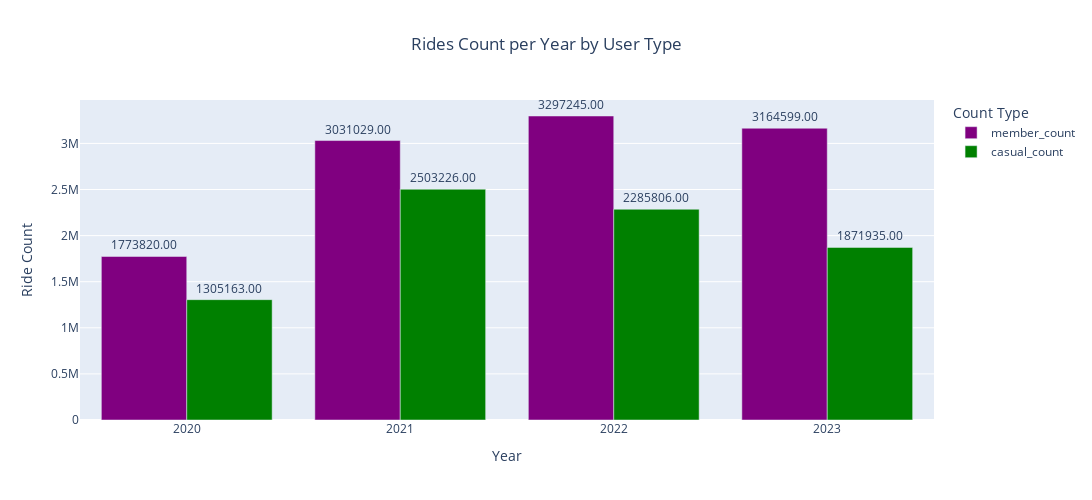

Source (notebook cell):
### Code cell
# Reset index to access 'start_year' as a column
rides_per_year.reset_index(inplace=True)

# Create a bar chart using Plotly Express
fig = px.bar(rides_per_year, x='start_year', y=['member_count', 'casual_count'],
             labels={'start_year': 'Year', 'value': 'Count', 'variable': 'Count Type'},
             title='Rides Count per Year by User Type',
             barmode='group',
             color_discrete_map={'casual_count': 'green', 'member_count': 'purple'})

# Add data labels using update_traces()
fig.update_traces(texttemplate='%{y:.2f}', textposition='outside')

fig.update_layout(xaxis_title='Year', yaxis_title='Ride Count',
                  height=500, width=1400,
                  title=dict(text='Rides Count per Year by User Type', x=0.5))  # Set title alignment to center (x=0.5)

# Show the chart
fig.show()

### Figure 1 — Plotly figure (JSON) as saved in the notebook; plotly's stock layout.template omitted (floating-point values rounded to 4 significant figures)
{"data": [{"alignmentgroup": "True", "hovertemplate": "Count Type=member_count<br>Year=%{x}<br>Count=%{y}<extra></extra>", "legendgroup": "member_count", "marker": {"color": "purple", "pattern": {"shape": ""}}, "name": "member_count", "offsetgroup": "member_count", "orientation": "v", "showlegend": true, "textposition": "outside", "texttemplate": "%{y:.2f}", "type": "bar", "x": [2020, 2021, 2022, 2023], "xaxis": "x", "y": [1773820, 3031029, 3297245, 3164599], "yaxis": "y"}, {"alignmentgroup": "True", "hovertemplate": "Count Type=casual_count<br>Year=%{x}<br>Count=%{y}<extra></extra>", "legendgroup": "casual_count", "marker": {"color": "green", "pattern": {"shape": ""}}, "name": "casual_count", "offsetgroup": "casual_count", "orientation": "v", "showlegend": true, "textposition": "outside", "texttemplate": "%{y:.2f}", "type": "bar", "x": [2020, 2021, 2022, 2023], "xaxis": "x", "y": [1305163, 2503226, 2285806, 1871935], "yaxis": "y"}], "layout": {"barmode": "group", "height": 500, "legend": {"title": {"text": "Count Type"}, "tracegroupgap": 0}, "title": {"text": "Rides Count per Year by User Type", "x": 0.5}, "width": 1400, "xaxis": {"anchor": "y", "domain": [0, 1], "title": {"text": "Year"}}, "yaxis": {"anchor": "x", "domain": [0, 1], "title": {"text": "Ride Count"}}}}
